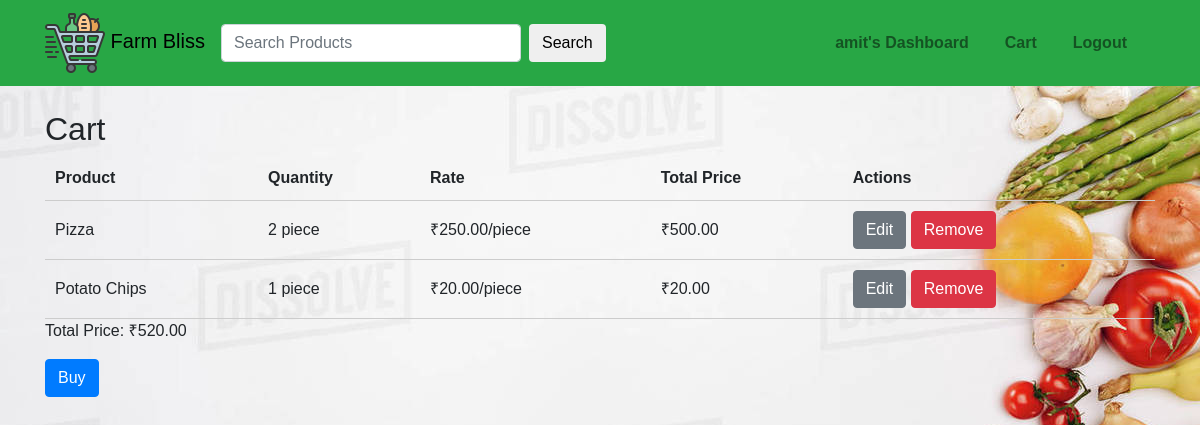
/cart (signed in), run on the app's committed database.
### app.py (models this page shows)
class User(db.Model,UserMixin):
    id = db.Column(db.Integer, primary_key=True)
    username = db.Column(db.String(50), unique=True, nullable=False)
    password = db.Column(db.String, nullable=False)
    cart_items = db.relationship('CartItem', backref='user', lazy=True)

class CartItem(db.Model):
    id = db.Column(db.Integer, primary_key=True)
    product_id = db.Column(db.Integer, db.ForeignKey('product.id'), nullable=False)
    quantity = db.Column(db.Integer, nullable=False)
    user_id = db.Column(db.Integer, db.ForeignKey('user.id'), nullable=False)
    product = db.relationship('Product', backref=db.backref('cart_items', lazy=True))

class Product(db.Model):
    id = db.Column(db.Integer, primary_key=True)
    name = db.Column(db.String(100), nullable=False)
    manufacture_date = db.Column(db.DateTime, default=datetime.utcnow)
    expiry_date = db.Column(db.DateTime)
    rate = db.Column(db.Float, nullable=False)
    unit = db.Column(db.String(20), nullable=False)
    section_id = db.Column(db.Integer, db.ForeignKey('section.id'), nullable=False)
    available_stock = db.Column(db.Integer, default=0)

### app.py (the view)
@app.route('/cart')
def cart():
    user_id = session.get('user_id')
    user = User.query.get(user_id)
    user_name = user.username
    cart_items = CartItem.query.filter_by(user_id=user_id).all()
    cart_items = CartItem.query.filter_by(user_id=user_id).all()
    total_price = sum(item.product.rate * item.quantity for item in cart_items if item.product)
    return render_template('cart.html', cart_items=cart_items, total_price=total_price,user_name=user_name)

### app.py (called while the page is built)
@login_manager.user_loader
def user_loader(user_id):
    return User.query.filter_by(id=user_id).first()

### templates/cart.html
{% extends 'base.html' %}
{% block content %}
    <h2>Cart</h2>
    {% if cart_items %}
        <table>
            <thead>
                <tr>
                    <th>Product</th>
                    <th>Quantity</th>
                    <th>Rate</th>
                    <th>Total Price</th>
                    <th>Actions</th>
                </tr>
            </thead>
            <tbody>
                {% for cart_item in cart_items %}
                {% if cart_item.product %}
                <tr>
                    <td>{{ cart_item.product.name }}</td>
                    <td>{{ cart_item.quantity }} {{ cart_item.product.unit }}</td>
                    <td>₹{{ '{:,.2f}'.format(cart_item.product.rate) }}/{{ cart_item.product.unit }}</td>
                    <td>₹{{ '{:,.2f}'.format(cart_item.quantity * cart_item.product.rate) }}</td>
                    <td>
                        <a href="{{ url_for('edit_cart_item', cart_item_id=cart_item.id) }}" class="btn btn-secondary">Edit</a>
                        <a href="{{ url_for('remove_from_cart', cart_item_id=cart_item.id) }}" class="btn btn-danger">Remove</a>
                    </td>
                </tr>
                {% endif %}
                {% endfor %}
            </tbody>
        </table>
        <p>Total Price: ₹{{ '{:,.2f}'.format(total_price) }}</p>
        <form method="GET" action="{{ url_for('buy_cart_items') }}">
            <button type="submit" class="btn btn-primary">Buy</button>
        </form>
    {% else %}
        <p>No items in the cart.</p>
    {% endif %}
{% endblock %}

### templates/base.html (shortened to what this page needs)
<!DOCTYPE html>
<html lang="en">
<head>
    <link rel="stylesheet" href="https://maxcdn.bootstrapcdn.com/bootstrap/4.0.0/css/bootstrap.min.css">
    <link rel="stylesheet" href="https://cdn.jsdelivr.net/npm/bootstrap-icons@1.18.0/font/bootstrap-icons.css">
    <link rel="stylesheet" type="text/css" href="{{ url_for('static', filename='css/styles.css') }}">
</head>
<body>
    <nav class="navbar navbar-expand-lg navbar-light bg-success" style="background-color: #8cc63f;">
        <div class="container">
            <a class="navbar-brand"  style="color:black"><img src="{{ url_for('static', filename='images/logo.png') }}" class="logo-img">
                Farm Bliss</a>
            <div class="collapse navbar-collapse" id="navbarSupportedContent">
                {% if 'user_id' in session %}
                <div class="d-flex justify-content-center">
                    <form class="form-inline my-2 my-lg-0 mr-auto" action="{{ url_for('search') }}" method="POST">
                        <input class="form-control mr-sm-2" type="search" name="query" placeholder="Search Products" aria-label="Search" style="width: 300px;">
                        <button class="btn btn-custom my-2 my-sm-0" type="submit">Search</button>
                    </form>
                </div>
                {% endif %}
                <ul class="navbar-nav ml-auto">
                    {% if 'admin_id' not in session and 'user_id' not in session %}
                        <li class="nav-item active">
                            <a class="nav-link" href="/" >Home <span class="sr-only">(current)</span></a>
                        </li>
                    {% elif 'user_id' in session %}
                        <li class="nav-item">
                            <a class="nav-link" href="{{ url_for('user_dashboard') }}" >{{user_name}}'s Dashboard</a>
                        </li>
                        <li class="nav-item">
                            <a class="nav-link" href="/cart" >Cart</a>
                        </li>
                        <li class="nav-item">
                            <a class="nav-link" href="/logout" >Logout</a>
                        </li>
                    {% endif %}
                </ul>
            </div>
        </div>
    </nav>
    <div class="container mt-4">
        {% block content %}{% endblock %}
    </div>
</body>
</html>

### static/css/styles.css (style rules this page uses)
body { font-family: Arial, sans-serif; margin: 0; padding: 0; background-color: #f5f5f5; background-image: url('../images/gs.jpg'); background-repeat: repeat; background-size: cover; }
nav { background-color: #333; padding: 10px 0; }
nav ul { list-style-type: none; margin: 0; padding: 0; }
nav ul li { display: inline; margin-right: 20px; }
nav ul li a { color:red; text-decoration: none; padding: 10px; font-size: 16px; font-weight: bold; }
form { margin-bottom: 20px; }
table { width: 100%; border-collapse: collapse; }
table th, table td { padding: 10px; text-align: left; border-bottom: 1px solid #ccc; }

### data on the page
User: username "amit"
CartItem: product.name "Pizza", quantity "2", product.unit "piece", cart_item.quantity*cart_item.product.rate "500.00"
Product: product.rate "250.00"
CartItem: product.name "Potato Chips", quantity "1", product.unit "piece", cart_item.quantity*cart_item.product.rate "20.00"
Product: product.rate "20.00"

### other printed values
{{ '{:,.2f}'.format(total_price) }} "520.00"
